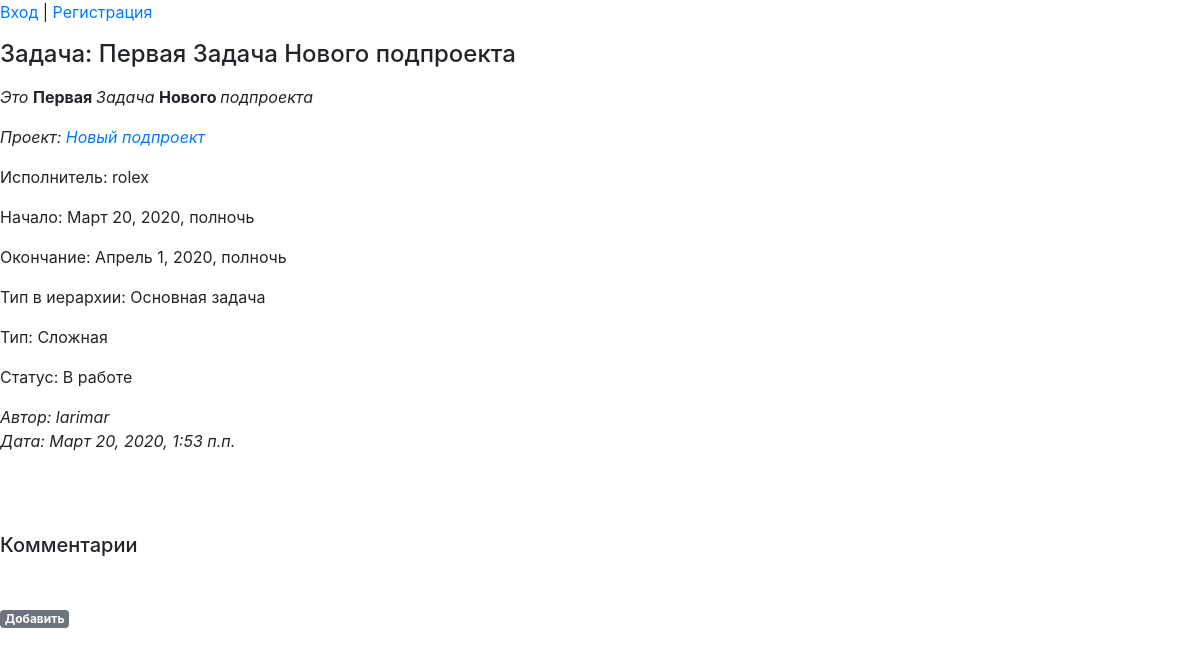
Before: /projects/prj/tasks_list/6 with the older database file.
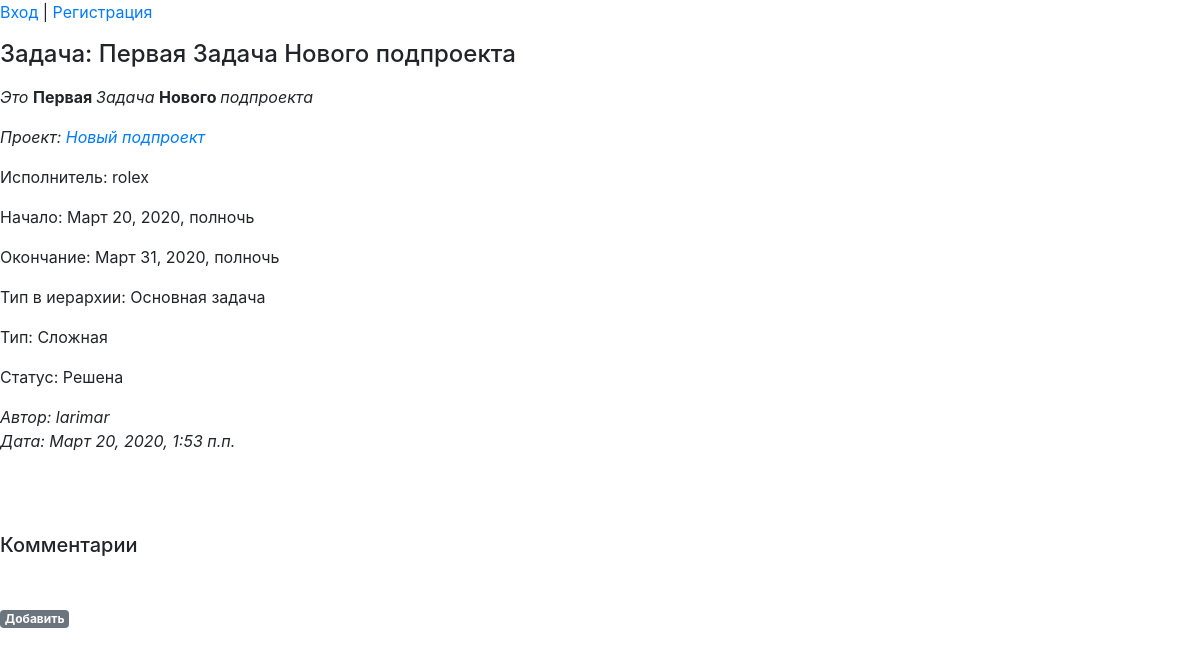
After: the same page with the newer database file.
### projects/models.py (models this page shows, shortened)
class Task(MPTTModel):
    name = models.CharField("Наименование", max_length=128)
    description = RichTextUploadingField("Описание")
    datebegin = models.DateTimeField("Начало")
    dateend = models.DateTimeField("Окончание")
    project = models.ForeignKey('Project', on_delete=models.CASCADE, related_name='resultproject', verbose_name="Проект")
    parent = TreeForeignKey('self', null=True, blank=True, limit_choices_to={'is_active':True}, on_delete=models.CASCADE, related_name='task_children', verbose_name="Задача верхнего уровня")
    assigner = models.ForeignKey('auth.User', on_delete=models.CASCADE, related_name='task_assigner', verbose_name="Исполнитель")
    structure_type = models.ForeignKey('Dict_TaskStructureType', limit_choices_to={'is_active':True}, on_delete=models.CASCADE, related_name='task_structure_type', verbose_name="Тип задачи в иерархии")
    type = models.ForeignKey('Dict_TaskType', limit_choices_to={'is_active':True}, on_delete=models.CASCADE, related_name='project_type', verbose_name="Тип")
    status = models.ForeignKey('Dict_TaskStatus', limit_choices_to={'is_active':True}, on_delete=models.CASCADE, related_name='project_status', verbose_name="Статус")
    datecreate = models.DateTimeField("Создана", auto_now_add=True)
    dateclose = models.DateTimeField("Дата закрытия", auto_now_add=False, blank=True, null=True)
    author = models.ForeignKey('auth.User', on_delete=models.CASCADE, related_name='resultuser', verbose_name="Автор")
    is_active = models.BooleanField("Активность", default=True)
    class MPTTMeta:
        order_insertion_by = ['name']
    class Meta:
        verbose_name = 'Задача'
        verbose_name_plural = 'Задачи'

class Project(MPTTModel):
    name = models.CharField("Наименование", max_length=64)
    description = RichTextUploadingField("Описание")
    datebegin = models.DateField("Начало")
    dateend = models.DateField("Окончание")
    company = models.ForeignKey('companies.Company', on_delete=models.CASCADE, related_name='resultcompany', verbose_name="Компания")
    parent = TreeForeignKey('self', null=True, blank=True, limit_choices_to={'is_active':True}, on_delete=models.CASCADE, related_name='project_children', verbose_name="Проект верхнего уровня")
    assigner = models.ForeignKey('auth.User', on_delete=models.CASCADE, related_name='project_assigner', verbose_name="Исполнитель")
    structure_type = models.ForeignKey('Dict_ProjectStructureType', limit_choices_to={'is_active':True}, on_delete=models.CASCADE, related_name='project_structure_type', verbose_name="Тип проекта в иерархии")
    type = models.ForeignKey('Dict_ProjectType', limit_choices_to={'is_active':True}, on_delete=models.CASCADE, related_name='project_type', verbose_name="Тип")
    status = models.ForeignKey('Dict_ProjectStatus', limit_choices_to={'is_active':True}, on_delete=models.CASCADE, related_name='project_status', verbose_name="Статус")
    datecreate = models.DateTimeField("Создан", auto_now_add=True)
    dateclose = models.DateTimeField("Дата закрытия", auto_now_add=False, blank=True, null=True)
    author = models.ForeignKey('auth.User', on_delete=models.CASCADE, verbose_name="Автор")
    is_active = models.BooleanField("Активность", default=True)
    class MPTTMeta:
        order_insertion_by = ['name']
    class Meta:
        verbose_name = 'Проект'
        verbose_name_plural = 'Проекты'

class Dict_TaskStructureType(models.Model):
    name = models.CharField("Наименование", max_length=64)
    sort = models.PositiveSmallIntegerField(default=1, blank=True, null=True)
    name_lang = models.CharField("Перевод", max_length=64, blank=True, null=True)
    is_active = models.BooleanField("Активность", default=True)
    class Meta:
        ordering = ('sort',)
        verbose_name = 'Тип задачи в иерархии'
        verbose_name_plural = 'Типы задач в иерархии'
    def __str__(self):
        return (self.name)

class Dict_TaskType(models.Model):
    name = models.CharField("Наименование", max_length=64)
    sort = models.PositiveSmallIntegerField(default=1, blank=True, null=True)
    name_lang = models.CharField("Перевод", max_length=64, blank=True, null=True)
    is_active = models.BooleanField("Активность", default=True)
    class Meta:
        ordering = ('sort',)
        verbose_name = 'Тип задачи'
        verbose_name_plural = 'Типы задач'
    def __str__(self):
        return (self.name)

class Dict_TaskStatus(models.Model):
    name = models.CharField("Наименование", max_length=64)
    sort = models.PositiveSmallIntegerField(default=1, blank=True, null=True)
    name_lang = models.CharField("Перевод", max_length=64, blank=True, null=True)
    is_close = models.BooleanField("Закрывает задачу", default=False)
    is_active = models.BooleanField("Активность", default=True)
    class Meta:
        ordering = ('sort',)
        verbose_name = 'Статус задачи'
        verbose_name_plural = 'Статусы задач'
    def __str__(self):
        return (self.name)

### projects/views.py (the view)
# urls.py: path('tasks_list/<int:pk>', views.TaskDetail.as_view(), name = 'task_detail'),
class TaskDetail(DetailView):
   model = Task
   template_name = 'task_detail.html'
   def get_context_data(self, **kwargs):
       context = super(TaskDetail, self).get_context_data(**kwargs)
       button_task_create = ''
       button_task_update = ''
       button_taskcomment_create = ''
       button_task_create = 'Добавить'
       button_task_update = 'Изменить'
       button_taskcomment_create = 'Добавить'
       context['button_task_create'] = button_task_create
       context['button_task_update'] = button_task_update
       context['button_taskcomment_create'] = button_taskcomment_create
       return context

### projects/models.py (called while the page is built)
    def __str__(self):
        return (self.name)

    def __str__(self):
        return (self.name)

    def __str__(self):
        return (self.name)

### templates/task_detail.html (shortened to what this page needs)
{% extends 'base.html' %}
{% block task %}
   <div class="task-entry">
      <p><h4>Задача: {{ task.name }}
        </h4></p>
      <p>{% autoescape off %}{{ task.description }}{% endautoescape %}</p>
      <i><p>Проект: <a href="{% url 'my_project:tasks' task.project.pk 0 %}">{{ task.project.name }}</a></p></i>
      <p>Исполнитель: {{ task.assigner }}</p>
      <p>Начало: {{ task.datebegin }}</p>
      <p>Окончание: {{ task.dateend }}</p>
      <p>Тип в иерархии: {{ task.structure_type }}</p>
      <p>Тип: {{ task.type }}</p>
      <p>Статус: {{ task.status }}</p>
      <em>Автор: {{ task.author }}</em><br />
      <em>Дата: {{ task.datecreate }}</em>
      <p>&nbsp;</p>
   </div>
{% endblock task %}
{% block list %}
   <div class="comment-entry">
        <p>&nbsp;</p>
        <h5>Комментарии</h5>
        <p>&nbsp;</p>
   </div>
   <div class="comment-entry"></div><a href="{% url 'my_project:taskcomment_create' task.pk %}" class="top-menu"><span class="badge badge-secondary">{{ button_taskcomment_create }}</span></a></div>
   <p>&nbsp;</p>
{% endblock list %}

### templates/base.html (shortened to what this page needs)
<!DOCTYPE html>
<html lang="en">
    <head>
        {% load static %}
        <link rel="stylesheet" href="{% static 'css/bootstrap.min.css' %}">
        <link rel="stylesheet" href="https://stackpath.bootstrapcdn.com/bootstrap/4.4.1/css/bootstrap.min.css">
        {% block head %}
            {% if user.is_authenticated %}
               <a href="{% url 'my_main:home' %}">Главная</a> | <a href="{% url 'my_company:menu_companies' %}">Организации</a> | <a href="{% url 'my_company:menu_companies' %}">Проекты</a> | {{ user.username }}&nbsp;/&nbsp;<a href="{% url 'my_accounts:logout' %}">Выход</a>
            {% else %}
               <a href="{% url 'my_accounts:login' %}">Вход</a> | <a href="{% url 'my_accounts:register' %}">Регистрация</a>
            {% endif %}
        {% endblock %}
    </head>
    <body>
        <br />
        <section id=content>
            {% block task %}
            {% endblock %}
            {% block list %}
            {% endblock %}
        </section>
    </body>
</html>

Changed rows visible on the page:
changed Task "Первая Задача Нового подпроекта": dateend "Апрель 1, 2020, полночь" → "Март 31, 2020, полночь"; status "В работе" → "Решена"
